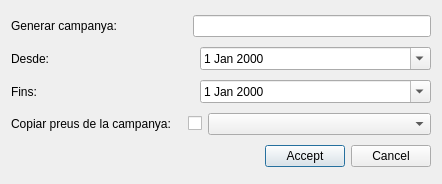
<?xml version="1.0" encoding="UTF-8"?>
<ui version="4.0">
 <class>dlg_new_prices</class>
 <widget class="QDialog" name="dlg_new_prices">
  <property name="geometry">
   <rect>
    <x>0</x>
    <y>0</y>
    <width>442</width>
    <height>184</height>
   </rect>
  </property>
  <property name="sizePolicy">
   <sizepolicy hsizetype="Fixed" vsizetype="Fixed">
    <horstretch>0</horstretch>
    <verstretch>0</verstretch>
   </sizepolicy>
  </property>
  <property name="windowTitle">
   <string>Selector de campanyes per generar nou cataleg de preus</string>
  </property>
  <layout class="QVBoxLayout" name="verticalLayout">
   <item>
    <layout class="QHBoxLayout" name="horizontalLayout">
     <item>
      <widget class="QLabel" name="plan_any">
       <property name="text">
        <string>Generar campanya:</string>
       </property>
      </widget>
     </item>
     <item>
      <spacer name="horizontalSpacer_2">
       <property name="orientation">
        <enum>Qt::Horizontal</enum>
       </property>
       <property name="sizeType">
        <enum>QSizePolicy::Minimum</enum>
       </property>
       <property name="sizeHint" stdset="0">
        <size>
         <width>70</width>
         <height>20</height>
        </size>
       </property>
      </spacer>
     </item>
     <item>
      <widget class="QLineEdit" name="txt_campaign">
       <property name="minimumSize">
        <size>
         <width>192</width>
         <height>0</height>
        </size>
       </property>
      </widget>
     </item>
    </layout>
   </item>
   <item>
    <layout class="QHBoxLayout" name="horizontalLayout_4">
     <item>
      <widget class="QLabel" name="label_2">
       <property name="minimumSize">
        <size>
         <width>95</width>
         <height>0</height>
        </size>
       </property>
       <property name="maximumSize">
        <size>
         <width>95</width>
         <height>16777215</height>
        </size>
       </property>
       <property name="text">
        <string>Desde:</string>
       </property>
      </widget>
     </item>
     <item>
      <spacer name="horizontalSpacer_3">
       <property name="orientation">
        <enum>Qt::Horizontal</enum>
       </property>
       <property name="sizeType">
        <enum>QSizePolicy::Fixed</enum>
       </property>
       <property name="sizeHint" stdset="0">
        <size>
         <width>88</width>
         <height>20</height>
        </size>
       </property>
      </spacer>
     </item>
     <item>
      <widget class="QDateEdit" name="start_date">
       <property name="sizePolicy">
        <sizepolicy hsizetype="Expanding" vsizetype="Fixed">
         <horstretch>0</horstretch>
         <verstretch>0</verstretch>
        </sizepolicy>
       </property>
       <property name="minimumSize">
        <size>
         <width>0</width>
         <height>0</height>
        </size>
       </property>
       <property name="calendarPopup">
        <bool>true</bool>
       </property>
      </widget>
     </item>
    </layout>
   </item>
   <item>
    <layout class="QHBoxLayout" name="horizontalLayout_5">
     <item>
      <widget class="QLabel" name="label_3">
       <property name="minimumSize">
        <size>
         <width>95</width>
         <height>0</height>
        </size>
       </property>
       <property name="maximumSize">
        <size>
         <width>95</width>
         <height>16777215</height>
        </size>
       </property>
       <property name="text">
        <string>Fins:</string>
       </property>
      </widget>
     </item>
     <item>
      <spacer name="horizontalSpacer_4">
       <property name="orientation">
        <enum>Qt::Horizontal</enum>
       </property>
       <property name="sizeType">
        <enum>QSizePolicy::Fixed</enum>
       </property>
       <property name="sizeHint" stdset="0">
        <size>
         <width>88</width>
         <height>20</height>
        </size>
       </property>
      </spacer>
     </item>
     <item>
      <widget class="QDateEdit" name="end_date">
       <property name="sizePolicy">
        <sizepolicy hsizetype="Expanding" vsizetype="Fixed">
         <horstretch>0</horstretch>
         <verstretch>0</verstretch>
        </sizepolicy>
       </property>
       <property name="minimumSize">
        <size>
         <width>0</width>
         <height>0</height>
        </size>
       </property>
       <property name="calendarPopup">
        <bool>true</bool>
       </property>
      </widget>
     </item>
    </layout>
   </item>
   <item>
    <layout class="QHBoxLayout" name="horizontalLayout_2">
     <item>
      <widget class="QLabel" name="label">
       <property name="text">
        <string>Copiar preus de la campanya:</string>
       </property>
      </widget>
     </item>
     <item>
      <spacer name="horizontalSpacer_5">
       <property name="orientation">
        <enum>Qt::Horizontal</enum>
       </property>
       <property name="sizeType">
        <enum>QSizePolicy::Fixed</enum>
       </property>
       <property name="sizeHint" stdset="0">
        <size>
         <width>11</width>
         <height>20</height>
        </size>
       </property>
      </spacer>
     </item>
     <item>
      <widget class="QCheckBox" name="chk_campaign">
       <property name="maximumSize">
        <size>
         <width>16</width>
         <height>16777215</height>
        </size>
       </property>
       <property name="layoutDirection">
        <enum>Qt::RightToLeft</enum>
       </property>
       <property name="text">
        <string/>
       </property>
      </widget>
     </item>
     <item>
      <widget class="QComboBox" name="cbx_years">
       <property name="sizePolicy">
        <sizepolicy hsizetype="Expanding" vsizetype="Fixed">
         <horstretch>0</horstretch>
         <verstretch>0</verstretch>
        </sizepolicy>
       </property>
      </widget>
     </item>
    </layout>
   </item>
   <item>
    <layout class="QHBoxLayout" name="horizontalLayout_3">
     <item>
      <spacer name="horizontalSpacer">
       <property name="orientation">
        <enum>Qt::Horizontal</enum>
       </property>
       <property name="sizeHint" stdset="0">
        <size>
         <width>40</width>
         <height>20</height>
        </size>
       </property>
      </spacer>
     </item>
     <item>
      <widget class="QPushButton" name="btn_accept">
       <property name="text">
        <string>Accept</string>
       </property>
      </widget>
     </item>
     <item>
      <widget class="QPushButton" name="btn_cancel">
       <property name="text">
        <string>Cancel</string>
       </property>
      </widget>
     </item>
    </layout>
   </item>
  </layout>
 </widget>
 <resources/>
 <connections/>
</ui>
